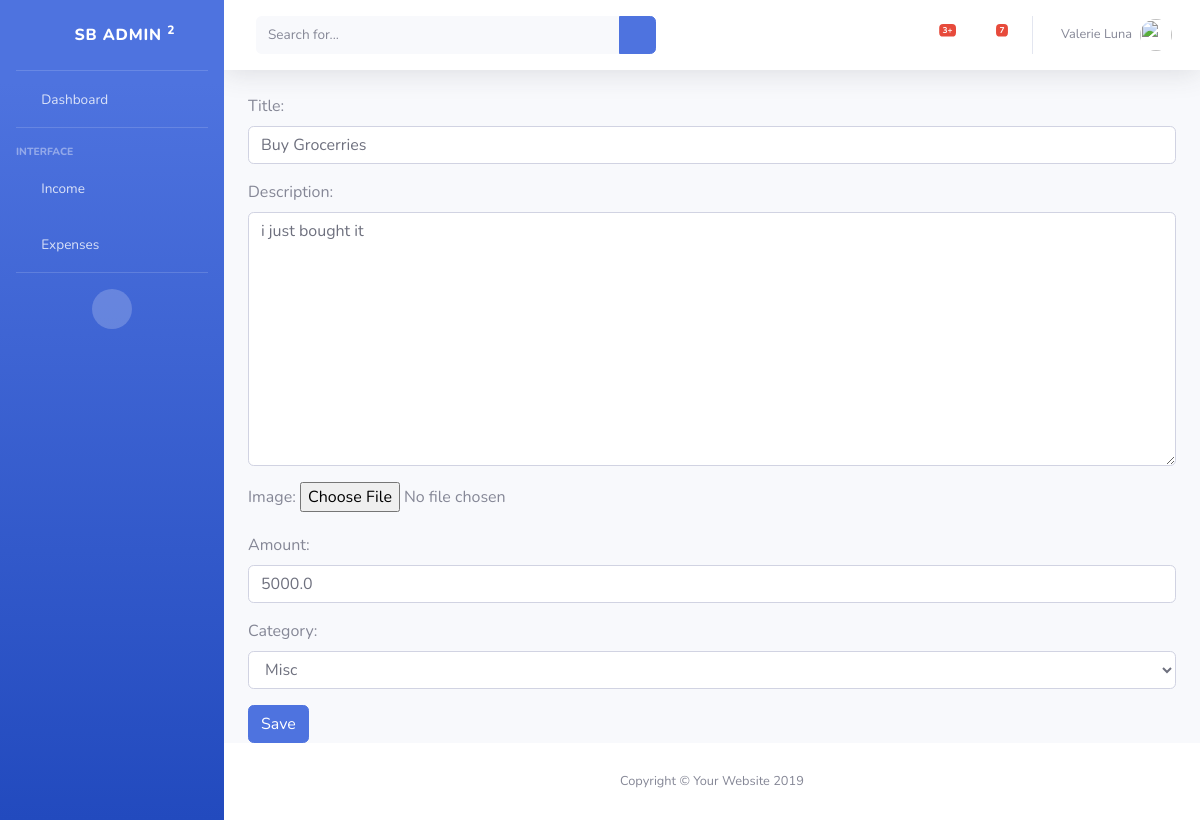
Screenshot of /expenses/edit/6 with the database file from the repository.
### expenses/models.py (models this page shows, shortened)
class Expenses(Abs):
    image = models.ImageField(upload_to='expenses/',blank=True,null=True)
    category = models.ForeignKey(ExpensesCategory,on_delete=models.CASCADE)
    objects = ExpensesManager()
    class Meta:
        db_table = 'expenses'

class ExpensesCategory(Category):
    class Meta:
        db_table = 'expenses_category'
    def __str__(self):
        return self.title

### expenses/views.py (the view)
# urls.py: path('edit/<int:id>',editExpenses,name='edit_expenses'),
def editExpenses(request,id):
    form = ExpensesForm(request.POST or None,request.FILES or None,instance=Expenses.objects.get(id=id))
    if form.is_valid():
        form.save()
        messages.add_message(request,messages.SUCCESS,"Successfully updated")
        return redirect('all_expenses')
    return render(request,'edit_expenses.html',context={'form':form})

### expenses/forms.py
class ExpensesForm(forms.ModelForm):
    title = forms.CharField(widget=forms.TextInput(attrs={'class':'form-control'}))
    description = forms.CharField(widget=forms.Textarea(attrs={'class':'form-control'}))
    amount = forms.FloatField(widget=forms.NumberInput(attrs={'class':'form-control'}))
    category = forms.ModelChoiceField(queryset = ExpensesCategory.objects.all(),widget=forms.Select(attrs={'class':'form-control'}))
    class Meta:
        model = Expenses
        fields = ['title','description','image','amount','category']

### templates/edit_expenses.html (shortened to what this page needs)
{% extends 'master/master.html' %}
 {% block 'sidebar' %}
  {% include 'component/sidebar.html' %}
 {% endblock %}
 {% block 'navbar' %}
  {% include 'component/nav.html' %}
 {% endblock %}
 {% block 'footer' %}
{% include 'component/footer.html' %}
 {% endblock %}
{% block 'body' %}
  <form method="post" enctype="multipart/form-data">
      {{form.as_p}}
      <button type="submit" class="btn btn-primary">Save</button>
  </form>
{% endblock %}

### rows the page displays
Expenses: title "Buy Grocerries", description "i just bought it", amount "5000.0", category "Misc"
